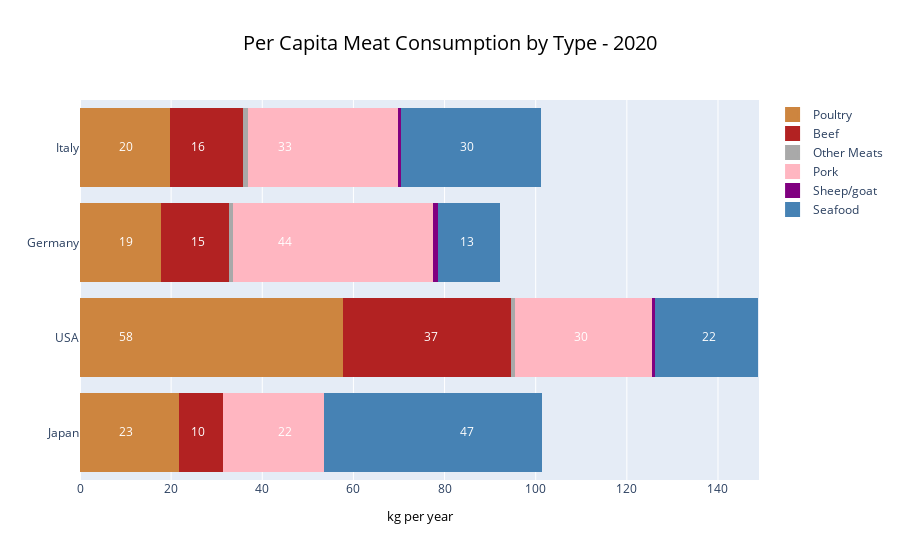

The notebook cell saved with this chart:
### Code cell
import plotly.graph_objects as go

fig = go.Figure()
fig.add_trace(go.Bar(
    y=["Japan", "USA", "Germany", "Italy"],
    x=[22,58,18,20],
    name='Poultry',
    orientation='h',
    marker=dict(
        color='peru',
        line=dict(color='peru', width=3)
    ), legendrank=6
))
fig.add_trace(go.Bar(
    y=["Japan", "USA", "Germany", "Italy"],
    x=[9.7,37,15,16],
    name='Beef',
    orientation='h',
    marker=dict(
        color='firebrick',
        line=dict(color='firebrick', width=3)
    ), legendrank=5
))
fig.add_trace(go.Bar(
    y=["Japan", "USA", "Germany", "Italy"],
    x=[0.1,0.8,0.83,1.09],
    name='Other Meats',
    orientation='h',
    marker=dict(
        color='darkgray',
        line=dict(color='darkgray', width=3)
    ), legendrank=4
))
fig.add_trace(go.Bar(
    y=["Japan", "USA", "Germany", "Italy"],
    x=[22,30,44,33],
    name='Pork',
    orientation='h',
    marker=dict(
        color='lightpink',
        line=dict(color='lightpink', width=3)
    ), legendrank=3
))

fig.add_trace(go.Bar(
    y=["Japan", "USA", "Germany", "Italy"],
    x=[0.15,0.6,0.97,0.77],
    name='Sheep/goat',
    orientation='h',
    marker=dict(
        color='purple',
        line=dict(color='purple', width=3)
    ), legendrank=2
))
fig.add_trace(go.Bar(
    y=["Japan", "USA", "Germany", "Italy"],
    x=[47,22,13,30],
    name='Seafood',
    orientation='h',
    marker=dict(
        color='steelblue',
        line=dict(color='steelblue', width=3)
    ), legendrank=1
))
fig.add_trace(go.Scatter(
    x=[10],
    y=['Italy'],
    mode="text",
    name="Poultry",
    text=["20"],
    textposition="middle center",
    showlegend=False
))
fig.add_trace(go.Scatter(
    x=[10],
    y=['Germany'],
    mode="text",
    name="Poultry",
    text=["19"],
    textposition="middle center",
    showlegend=False
))
fig.add_trace(go.Scatter(
    x=[10],
    y=['USA'],
    mode="text",
    name="Poultry",
    text=["58"],
    textposition="middle center",
    showlegend=False
))
fig.add_trace(go.Scatter(
    x=[10],
    y=['Japan'],
    mode="text",
    name="Poultry",
    text=["23"],
    textposition="middle center",
    showlegend=False
))
fig.add_trace(go.Scatter(
    x=[77],
    y=['USA'],
    mode="text",
    name="Beef",
    text=["37"],
    textposition="middle center",
    showlegend=False
))
fig.add_trace(go.Scatter(
    x=[26],
    y=['Italy'],
    mode="text",
    name="Beef",
    text=["16"],
    textposition="middle center",
    showlegend=False
))
fig.add_trace(go.Scatter(
    x=[26],
    y=['Germany'],
    mode="text",
    name="Beef",
    text=["15"],
    textposition="middle center",
    showlegend=False
))
fig.add_trace(go.Scatter(
    x=[26],
    y=['Japan'],
    mode="text",
    name="Beef",
    text=["10"],
    textposition="middle center",
    showlegend=False
))
fig.add_trace(go.Scatter(
    x=[110],
    y=['USA'],
    mode="text",
    name="Pork",
    text=["30"],
    textposition="middle center",
    showlegend=False
))
fig.add_trace(go.Scatter(
    x=[45],
    y=['Italy'],
    mode="text",
    name="Pork",
    text=["33"],
    textposition="middle center",
    showlegend=False
))
fig.add_trace(go.Scatter(
    x=[45],
    y=['Germany'],
    mode="text",
    name="Pork",
    text=["44"],
    textposition="middle center",
    showlegend=False
))
fig.add_trace(go.Scatter(
    x=[45],
    y=['Japan'],
    mode="text",
    name="Pork",
    text=["22"],
    textposition="middle center",
    showlegend=False
))
fig.add_trace(go.Scatter(
    x=[85],
    y=['Italy'],
    mode="text",
    name="Seafood",
    text=["30"],
    textposition="middle center",
    showlegend=False
))
fig.add_trace(go.Scatter(
    x=[85],
    y=['Germany'],
    mode="text",
    name="Seafood",
    text=["13"],
    textposition="middle center",
    showlegend=False
))
fig.add_trace(go.Scatter(
    x=[85],
    y=['Japan'],
    mode="text",
    name="Seafood",
    text=["47"],
    textposition="middle center",
    showlegend=False
))
fig.add_trace(go.Scatter(
    x=[138],
    y=['USA'],
    mode="text",
    name="Seafood",
    text=["22"],
    textposition="middle center",
    showlegend=False
))
fig.update_traces(textfont_color='white')


# Add title
fig.update_layout(
    title_text="Per Capita Meat Consumption by Type - 2020",
    title_x=0.5,
    title_font=dict(
        size=20,
        color="black"
    )
)

# Set x-axis title
fig.update_xaxes(title_text="kg per year", title_font=dict(size=13, color="black"))

# Set y-axes titles
#fig.update_yaxes(title_text="Country", title_font=dict(size=13, color="black"))


# set x limit of 100
fig.update_layout(xaxis_range=[0, 149])
fig.update_layout(barmode='stack')
fig.update_layout(legend_itemclick=False)
fig.update_layout(legend_itemdoubleclick=False)
#fig.update_layout(legend_traceorder="reversed")


fig.write_html("plotly_time_consume_meattttttf.html")
fig.show()

### Figure 1 — Plotly figure (JSON) as saved in the notebook; plotly's stock layout.template omitted (floating-point values rounded to 4 significant figures)
{"data": [{"legendrank": 6, "marker": {"color": "peru", "line": {"color": "peru", "width": 3}}, "name": "Poultry", "orientation": "h", "textfont": {"color": "white"}, "type": "bar", "x": [22, 58, 18, 20], "y": ["Japan", "USA", "Germany", "Italy"]}, {"legendrank": 5, "marker": {"color": "firebrick", "line": {"color": "firebrick", "width": 3}}, "name": "Beef", "orientation": "h", "textfont": {"color": "white"}, "type": "bar", "x": [9.7, 37, 15, 16], "y": ["Japan", "USA", "Germany", "Italy"]}, {"legendrank": 4, "marker": {"color": "darkgray", "line": {"color": "darkgray", "width": 3}}, "name": "Other Meats", "orientation": "h", "textfont": {"color": "white"}, "type": "bar", "x": [0.1, 0.8, 0.83, 1.09], "y": ["Japan", "USA", "Germany", "Italy"]}, {"legendrank": 3, "marker": {"color": "lightpink", "line": {"color": "lightpink", "width": 3}}, "name": "Pork", "orientation": "h", "textfont": {"color": "white"}, "type": "bar", "x": [22, 30, 44, 33], "y": ["Japan", "USA", "Germany", "Italy"]}, {"legendrank": 2, "marker": {"color": "purple", "line": {"color": "purple", "width": 3}}, "name": "Sheep/goat", "orientation": "h", "textfont": {"color": "white"}, "type": "bar", "x": [0.15, 0.6, 0.97, 0.77], "y": ["Japan", "USA", "Germany", "Italy"]}, {"legendrank": 1, "marker": {"color": "steelblue", "line": {"color": "steelblue", "width": 3}}, "name": "Seafood", "orientation": "h", "textfont": {"color": "white"}, "type": "bar", "x": [47, 22, 13, 30], "y": ["Japan", "USA", "Germany", "Italy"]}, {"mode": "text", "name": "Poultry", "showlegend": false, "text": ["20"], "textfont": {"color": "white"}, "textposition": "middle center", "type": "scatter", "x": [10], "y": ["Italy"]}, {"mode": "text", "name": "Poultry", "showlegend": false, "text": ["19"], "textfont": {"color": "white"}, "textposition": "middle center", "type": "scatter", "x": [10], "y": ["Germany"]}, {"mode": "text", "name": "Poultry", "showlegend": false, "text": ["58"], "textfont": {"color": "white"}, "textposition": "middle center", "type": "scatter", "x": [10], "y": ["USA"]}, {"mode": "text", "name": "Poultry", "showlegend": false, "text": ["23"], "textfont": {"color": "white"}, "textposition": "middle center", "type": "scatter", "x": [10], "y": ["Japan"]}, {"mode": "text", "name": "Beef", "showlegend": false, "text": ["37"], "textfont": {"color": "white"}, "textposition": "middle center", "type": "scatter", "x": [77], "y": ["USA"]}, {"mode": "text", "name": "Beef", "showlegend": false, "text": ["16"], "textfont": {"color": "white"}, "textposition": "middle center", "type": "scatter", "x": [26], "y": ["Italy"]}, {"mode": "text", "name": "Beef", "showlegend": false, "text": ["15"], "textfont": {"color": "white"}, "textposition": "middle center", "type": "scatter", "x": [26], "y": ["Germany"]}, {"mode": "text", "name": "Beef", "showlegend": false, "text": ["10"], "textfont": {"color": "white"}, "textposition": "middle center", "type": "scatter", "x": [26], "y": ["Japan"]}, {"mode": "text", "name": "Pork", "showlegend": false, "text": ["30"], "textfont": {"color": "white"}, "textposition": "middle center", "type": "scatter", "x": [110], "y": ["USA"]}, {"mode": "text", "name": "Pork", "showlegend": false, "text": ["33"], "textfont": {"color": "white"}, "textposition": "middle center", "type": "scatter", "x": [45], "y": ["Italy"]}, {"mode": "text", "name": "Pork", "showlegend": false, "text": ["44"], "textfont": {"color": "white"}, "textposition": "middle center", "type": "scatter", "x": [45], "y": ["Germany"]}, {"mode": "text", "name": "Pork", "showlegend": false, "text": ["22"], "textfont": {"color": "white"}, "textposition": "middle center", "type": "scatter", "x": [45], "y": ["Japan"]}, {"mode": "text", "name": "Seafood", "showlegend": false, "text": ["30"], "textfont": {"color": "white"}, "textposition": "middle center", "type": "scatter", "x": [85], "y": ["Italy"]}, {"mode": "text", "name": "Seafood", "showlegend": false, "text": ["13"], "textfont": {"color": "white"}, "textposition": "middle center", "type": "scatter", "x": [85], "y": ["Germany"]}, {"mode": "text", "name": "Seafood", "showlegend": false, "text": ["47"], "textfont": {"color": "white"}, "textposition": "middle center", "type": "scatter", "x": [85], "y": ["Japan"]}, {"mode": "text", "name": "Seafood", "showlegend": false, "text": ["22"], "textfont": {"color": "white"}, "textposition": "middle center", "type": "scatter", "x": [138], "y": ["USA"]}], "layout": {"barmode": "stack", "legend": {"itemclick": false, "itemdoubleclick": false}, "title": {"font": {"color": "black", "size": 20}, "text": "Per Capita Meat Consumption by Type - 2020", "x": 0.5}, "xaxis": {"range": [0, 149], "title": {"font": {"color": "black", "size": 13}, "text": "kg per year"}}}}
